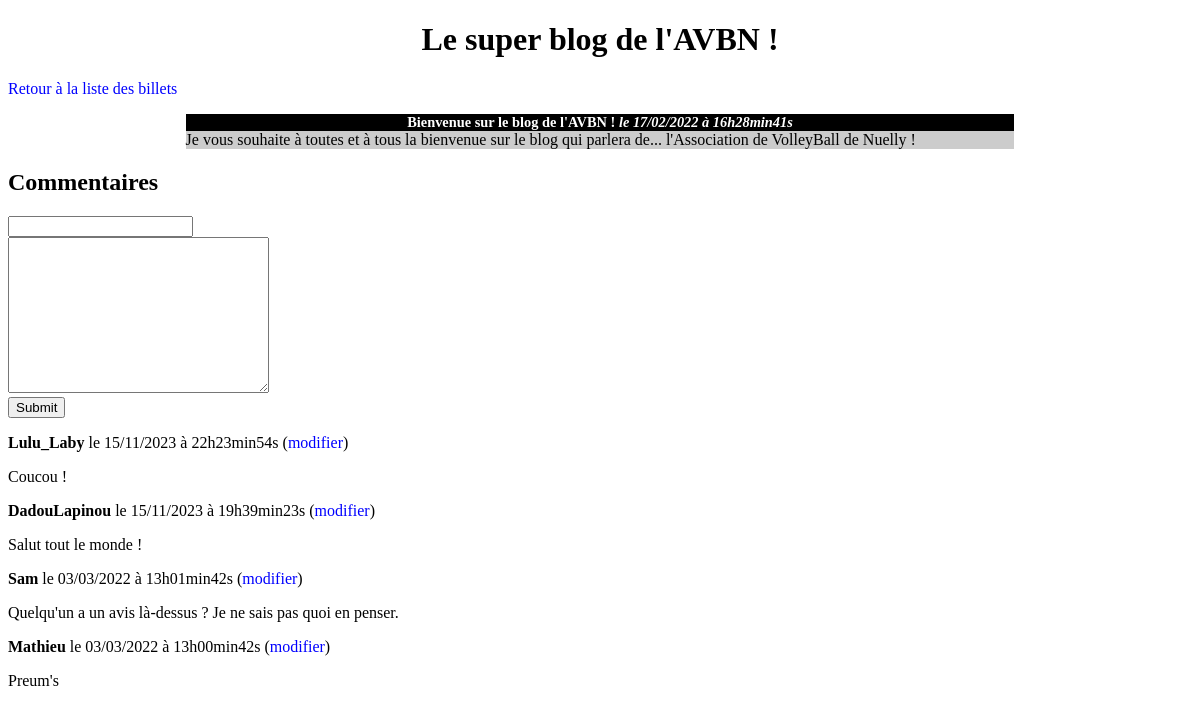
Page /index.php?action=post&id=1 on the committed database.
### tables this page shows
CREATE TABLE `posts` (
  `id` int(11) NOT NULL,
  `title` varchar(255) NOT NULL,
  `content` text NOT NULL,
  `creation_date` datetime NOT NULL
);

CREATE TABLE `comments` (
  `id` int(11) NOT NULL,
  `post_id` int(11) NOT NULL,
  `author` varchar(255) NOT NULL,
  `comment` text NOT NULL,
  `comment_date` datetime NOT NULL
);

### src/controllers/post.php (called while the page is built, shortened)
<?php
require_once('src/lib/database.php');
require_once('src/model/post.php');
require_once('src/model/comment.php');
class Post
{
    function execute(string $identifier)
    {
        $postRepository = new PostRepository;
        $commentRepository = new CommentRepository;
        $postRepository->connection = new DatabaseConnection;
        $commentRepository->connection = new DatabaseConnection;
        $post = $postRepository->getPost($identifier);
        $comments = $commentRepository->getComments($identifier);
        require('templates/post.php');
    }
}

### src/model/post.php (called while the page is built, shortened)
<?php
require_once('src/lib/database.php');
class PostRepository
{
    public DatabaseConnection $connection;
    public function getPost($identifier): Post
    {
        $statement = $this->connection->getConnection()->prepare(
            "SELECT id, title, content, DATE_FORMAT(creation_date, '%d/%m/%Y à %Hh%imin%ss') AS french_creation_date FROM  posts WHERE id = ?"
        );
        $statement->execute([$identifier]);
        $row = $statement->fetch();
        $post = new Post;
        $post->title = $row['title'];
        $post->frenchCreationDate = $row['french_creation_date'];
        $post->content = $row['content'];
        $post->identifier = $row['id'];
        return $post;
    }
}

### src/lib/database.php (called while the page is built, shortened)
<?php
class DatabaseConnection
{
    public ?\PDO $database = null;
    public function getConnection(): \PDO
    {
        if ($this->database === null) {
            $this->database = new \PDO('mysql:host=localhost;dbname=blog;charset=utf8', 'root', '');
        }
        return $this->database;
    }
}

### src/model/comment.php (called while the page is built, shortened)
<?php
require_once('src/lib/database.php');
class CommentRepository
{
    public DatabaseConnection $connection;
    public function getComments(string $post): array
    {
        $statement = $this->connection->getConnection()->prepare(
            "SELECT id, author, comment, DATE_FORMAT(comment_date, '%d/%m/%Y à %Hh%imin%ss') AS french_creation_date, post_id FROM comments WHERE post_id = ? ORDER BY comment_date DESC"
        );
        $statement->execute([$post]);
        $comments = [];
        while (($row = $statement->fetch())) {
            $comment = new Comment();
            $comment->identifier = $row['id'];
            $comment->author = $row['author'];
            $comment->frenchCreationDate = $row['french_creation_date'];
            $comment->comment = $row['comment'];
            $comment->post = $row['post_id'];
            $comments[] = $comment;
        }
        return $comments;
    }
}

### templates/post.php (the view, shortened to what this page needs)
<h1>Le super blog de l'AVBN !</h1>
<p><a href="index.php">Retour à la liste des billets</a></p>
<div class="news">
    <h3>
        <?= htmlspecialchars($post->title) ?>
        <em>le <?= $post->frenchCreationDate ?></em>
    </h3>
    <p>
        <?= nl2br((htmlspecialchars($post->content))) ?>
    </p>
</div>
<h2>Commentaires</h2>
<form action="index.php?action=addComment&id=<?= $post->identifier ?>" method="post">
    <div>
        <label for="author">
            <input type="text" name="author" id="author">
        </label>
    </div>
    <div>
        <label for="comment">
            <textarea name="comment" id="comment" cols="30" rows="10"></textarea>
        </label>
    </div>
    <div>
        <input type="submit">
    </div>
</form>
<?php
foreach ($comments as $comment) {
?>
    <p><strong><?= htmlspecialchars($comment->author) ?></strong>
        le <?= $comment->frenchCreationDate ?> (<a href="index.php?action=updateComment&id=<?= $comment->identifier ?>">modifier</a>)</p>
    <p><?= nl2br(htmlspecialchars($comment->comment)) ?></p>
<?php
}
?>
<?php $content = ob_get_clean(); ?>
<?php require('layout.php'); ?>

### index.php (shortened to what this page needs)
<?php
require_once('src/controllers/homepage.php');
require_once('src/controllers/post.php');
try {
    if (isset($_GET['action']) && $_GET['action'] !== '') {
        if ($_GET['action'] === 'post') {
            if (isset($_GET['id']) && $_GET['id'] > 0) {
                $identifier = $_GET['id'];
                (new Post())->execute($identifier);
            } else {
                throw new Exception('Aucun identifiant de billet envoyé');
            }
        } else {
            throw new Exception("La page que vous recherchez n'existe pas.");
        }
    } else {
        (new Homepage())->execute();
    }
} catch (Exception $e) {
    $errorMessage = $e->getMessage();
    require('templates/error.php');
}

### templates/layout.php (shortened to what this page needs)
<!DOCTYPE html>
<html lang="en">
<head>
    <link rel="stylesheet" href="style.css">
</head>
<body>
    <?= $content ?>
</body>
</html>

### style.css (style rules this page uses)
h1, h3 { text-align:center; }
h3 { background-color:black; color:white; font-size:0.9em; margin-bottom:0px; }
.news p { background-color:#CCCCCC; margin-top:0px; }
.news { width:70%; margin:auto; }
a { text-decoration: none; color: blue; }

### rows in the picture
posts: title "Bienvenue sur le blog de l'AVBN !", content "Je vous souhaite à toutes et à tous la bienvenue sur le blog qui parlera de... l'Association de VolleyBall de Nuelly !"
comments: author "Lulu_Laby", frenchCreationDate "15/11/2023 à 22h23min54s", comment "Coucou !"
comments: author "DadouLapinou", frenchCreationDate "15/11/2023 à 19h39min23s", comment "Salut tout le monde !"
comments: author "Sam", frenchCreationDate "03/03/2022 à 13h01min42s", comment "Quelqu'un a un avis là-dessus ? Je ne sais pas quoi en penser."
comments: author "Mathieu", frenchCreationDate "03/03/2022 à 13h00min42s", comment "Preum's"

### other values in the picture
$post->frenchCreationDate "17/02/2022 à 16h28min41s"
